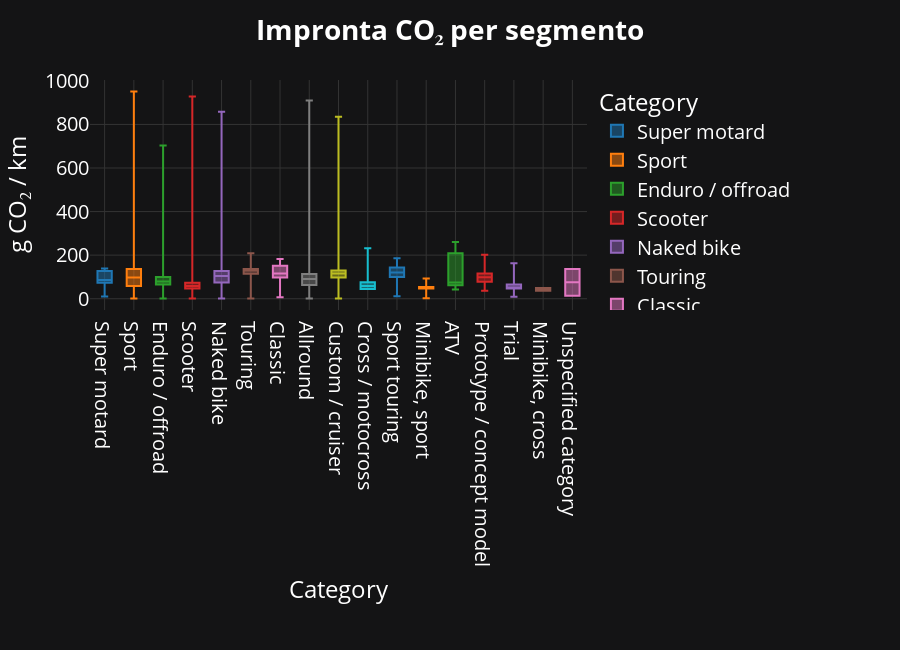

The code cell stored with this chart in its notebook:
### Code cell
# ── Box CO₂ per categoria – con margini ampi ────────────────────────────────
fig_box = px.box(
    df.dropna(subset=["CO2_g_km"]),
    x="Category",
    y="CO2_g_km",
    color="Category",
    title="<b>Impronta CO₂ per segmento</b>",
    height=650,               # più alto, spazio extra sotto
    points=False
)

fig_box.update_yaxes(title="g CO₂ / km")

# margini più larghi (b = bottom)
fig_box.update_layout(
    margin=dict(t=80, r=40, l=90, b=340)
)

set_theme(fig_box).show()

### Figure 1 — Plotly figure (JSON) as saved in the notebook; plotly's stock layout.template omitted (floating-point values rounded to 4 significant figures; data arrays with more than 128 entries replaced by an {"elided": "..."} marker saying what was removed)
{"data": [{"alignmentgroup": "True", "boxpoints": false, "hovertemplate": "Category=%{x}<br>CO2_g_km=%{y}<extra></extra>", "legendgroup": "Super motard", "marker": {"color": "#1F77B4"}, "name": "Super motard", "notched": false, "offsetgroup": "Super motard", "orientation": "v", "showlegend": true, "type": "box", "x": {"elided": "222 str values"}, "x0": " ", "xaxis": "x", "y": {"elided": "222 float values"}, "y0": " ", "yaxis": "y"}, {"alignmentgroup": "True", "boxpoints": false, "hovertemplate": "Category=%{x}<br>CO2_g_km=%{y}<extra></extra>", "legendgroup": "Sport", "marker": {"color": "#FF7F0E"}, "name": "Sport", "notched": false, "offsetgroup": "Sport", "orientation": "v", "showlegend": true, "type": "box", "x": {"elided": "793 str values"}, "x0": " ", "xaxis": "x", "y": {"elided": "793 float values"}, "y0": " ", "yaxis": "y"}, {"alignmentgroup": "True", "boxpoints": false, "hovertemplate": "Category=%{x}<br>CO2_g_km=%{y}<extra></extra>", "legendgroup": "Enduro / offroad", "marker": {"color": "#2CA02C"}, "name": "Enduro / offroad", "notched": false, "offsetgroup": "Enduro / offroad", "orientation": "v", "showlegend": true, "type": "box", "x": {"elided": "477 str values"}, "x0": " ", "xaxis": "x", "y": {"elided": "477 float values"}, "y0": " ", "yaxis": "y"}, {"alignmentgroup": "True", "boxpoints": false, "hovertemplate": "Category=%{x}<br>CO2_g_km=%{y}<extra></extra>", "legendgroup": "Scooter", "marker": {"color": "#D62728"}, "name": "Scooter", "notched": false, "offsetgroup": "Scooter", "orientation": "v", "showlegend": true, "type": "box", "x": {"elided": "1135 str values"}, "x0": " ", "xaxis": "x", "y": {"elided": "1135 float values"}, "y0": " ", "yaxis": "y"}, {"alignmentgroup": "True", "boxpoints": false, "hovertemplate": "Category=%{x}<br>CO2_g_km=%{y}<extra></extra>", "legendgroup": "Naked bike", "marker": {"color": "#9467BD"}, "name": "Naked bike", "notched": false, "offsetgroup": "Naked bike", "orientation": "v", "showlegend": true, "type": "box", "x": {"elided": "598 str values"}, "x0": " ", "xaxis": "x", "y": {"elided": "598 float values"}, "y0": " ", "yaxis": "y"}, {"alignmentgroup": "True", "boxpoints": false, "hovertemplate": "Category=%{x}<br>CO2_g_km=%{y}<extra></extra>", "legendgroup": "Touring", "marker": {"color": "#8C564B"}, "name": "Touring", "notched": false, "offsetgroup": "Touring", "orientation": "v", "showlegend": true, "type": "box", "x": {"elided": "480 str values"}, "x0": " ", "xaxis": "x", "y": {"elided": "480 float values"}, "y0": " ", "yaxis": "y"}, {"alignmentgroup": "True", "boxpoints": false, "hovertemplate": "Category=%{x}<br>CO2_g_km=%{y}<extra></extra>", "legendgroup": "Classic", "marker": {"color": "#E377C2"}, "name": "Classic", "notched": false, "offsetgroup": "Classic", "orientation": "v", "showlegend": true, "type": "box", "x": {"elided": "270 str values"}, "x0": " ", "xaxis": "x", "y": {"elided": "270 float values"}, "y0": " ", "yaxis": "y"}, {"alignmentgroup": "True", "boxpoints": false, "hovertemplate": "Category=%{x}<br>CO2_g_km=%{y}<extra></extra>", "legendgroup": "Allround", "marker": {"color": "#7F7F7F"}, "name": "Allround", "notched": false, "offsetgroup": "Allround", "orientation": "v", "showlegend": true, "type": "box", "x": {"elided": "590 str values"}, "x0": " ", "xaxis": "x", "y": {"elided": "590 float values"}, "y0": " ", "yaxis": "y"}, {"alignmentgroup": "True", "boxpoints": false, "hovertemplate": "Category=%{x}<br>CO2_g_km=%{y}<extra></extra>", "legendgroup": "Custom / cruiser", "marker": {"color": "#BCBD22"}, "name": "Custom / cruiser", "notched": false, "offsetgroup": "Custom / cruiser", "orientation": "v", "showlegend": true, "type": "box", "x": {"elided": "1020 str values"}, "x0": " ", "xaxis": "x", "y": {"elided": "1020 float values"}, "y0": " ", "yaxis": "y"}, {"alignmentgroup": "True", "boxpoints": false, "hovertemplate": "Category=%{x}<br>CO2_g_km=%{y}<extra></extra>", "legendgroup": "Cross / motocross", "marker": {"color": "#17BECF"}, "name": "Cross / motocross", "notched": false, "offsetgroup": "Cross / motocross", "orientation": "v", "showlegend": true, "type": "box", "x": ["Cross / motocross", "Cross / motocross", "Cross / motocross", "Cross / motocross", "Cross / motocross", "Cross / motocross", "Cross / motocross", "Cross / motocross", "Cross / motocross", "Cross / motocross", "Cross / motocross", "Cross / motocross", "Cross / motocross", "Cross / motocross", "Cross / motocross", "Cross / motocross", "Cross / motocross", "Cross / motocross", "Cross / motocross", "Cross / motocross", "Cross / motocross", "Cross / motocross", "Cross / motocross", "Cross / motocross"], "x0": " ", "xaxis": "x", "y": [71.9, 81.2, 44.1, 58, 58, 44.1, 44.1, 44.1, 44.1, 44.1, 44.1, 58, 58, 44.1, 44.1, 53.4, 53.4, 116, 116, 58, 58, 232, 78.9, 78.9], "y0": " ", "yaxis": "y"}, {"alignmentgroup": "True", "boxpoints": false, "hovertemplate": "Category=%{x}<br>CO2_g_km=%{y}<extra></extra>", "legendgroup": "Sport touring", "marker": {"color": "#1F77B4"}, "name": "Sport touring", "notched": false, "offsetgroup": "Sport touring", "orientation": "v", "showlegend": true, "type": "box", "x": {"elided": "202 str values"}, "x0": " ", "xaxis": "x", "y": {"elided": "202 float values"}, "y0": " ", "yaxis": "y"}, {"alignmentgroup": "True", "boxpoints": false, "hovertemplate": "Category=%{x}<br>CO2_g_km=%{y}<extra></extra>", "legendgroup": "Minibike, sport", "marker": {"color": "#FF7F0E"}, "name": "Minibike, sport", "notched": false, "offsetgroup": "Minibike, sport", "orientation": "v", "showlegend": true, "type": "box", "x": ["Minibike, sport", "Minibike, sport", "Minibike, sport", "Minibike, sport", "Minibike, sport", "Minibike, sport", "Minibike, sport", "Minibike, sport", "Minibike, sport", "Minibike, sport", "Minibike, sport", "Minibike, sport", "Minibike, sport"], "x0": " ", "xaxis": "x", "y": [51, 51, 48.7, 48.7, 51, 61, 64.5, 46.4, 46.4, 2.6, 92.8, 46.4, 46.4], "y0": " ", "yaxis": "y"}, {"alignmentgroup": "True", "boxpoints": false, "hovertemplate": "Category=%{x}<br>CO2_g_km=%{y}<extra></extra>", "legendgroup": "ATV", "marker": {"color": "#2CA02C"}, "name": "ATV", "notched": false, "offsetgroup": "ATV", "orientation": "v", "showlegend": true, "type": "box", "x": ["ATV", "ATV", "ATV", "ATV", "ATV", "ATV", "ATV", "ATV", "ATV", "ATV", "ATV", "ATV", "ATV"], "x0": " ", "xaxis": "x", "y": [208.8, 208.8, 208.8, 181, 232, 259.8, 70.5, 41.8, 62.6, 58, 62.6, 58, 74.2], "y0": " ", "yaxis": "y"}, {"alignmentgroup": "True", "boxpoints": false, "hovertemplate": "Category=%{x}<br>CO2_g_km=%{y}<extra></extra>", "legendgroup": "Prototype / concept model", "marker": {"color": "#D62728"}, "name": "Prototype / concept model", "notched": false, "offsetgroup": "Prototype / concept model", "orientation": "v", "showlegend": true, "type": "box", "x": ["Prototype / concept model", "Prototype / concept model", "Prototype / concept model", "Prototype / concept model", "Prototype / concept model", "Prototype / concept model"], "x0": " ", "xaxis": "x", "y": [36.4, 104.4, 78, 202.1, 116, 92.8], "y0": " ", "yaxis": "y"}, {"alignmentgroup": "True", "boxpoints": false, "hovertemplate": "Category=%{x}<br>CO2_g_km=%{y}<extra></extra>", "legendgroup": "Trial", "marker": {"color": "#9467BD"}, "name": "Trial", "notched": false, "offsetgroup": "Trial", "orientation": "v", "showlegend": true, "type": "box", "x": ["Trial", "Trial", "Trial", "Trial", "Trial", "Trial"], "x0": " ", "xaxis": "x", "y": [51, 65, 46.4, 48.7, 8.6, 162.4], "y0": " ", "yaxis": "y"}, {"alignmentgroup": "True", "boxpoints": false, "hovertemplate": "Category=%{x}<br>CO2_g_km=%{y}<extra></extra>", "legendgroup": "Minibike, cross", "marker": {"color": "#8C564B"}, "name": "Minibike, cross", "notched": false, "offsetgroup": "Minibike, cross", "orientation": "v", "showlegend": true, "type": "box", "x": ["Minibike, cross", "Minibike, cross", "Minibike, cross", "Minibike, cross"], "x0": " ", "xaxis": "x", "y": [37.1, 37.1, 48.7, 48.7], "y0": " ", "yaxis": "y"}, {"alignmentgroup": "True", "boxpoints": false, "hovertemplate": "Category=%{x}<br>CO2_g_km=%{y}<extra></extra>", "legendgroup": "Unspecified category", "marker": {"color": "#E377C2"}, "name": "Unspecified category", "notched": false, "offsetgroup": "Unspecified category", "orientation": "v", "showlegend": true, "type": "box", "x": ["Unspecified category", "Unspecified category", "Unspecified category", "Unspecified category"], "x0": " ", "xaxis": "x", "y": [14.2, 136.9, 136.9, 13.2], "y0": " ", "yaxis": "y"}], "layout": {"boxmode": "overlay", "font": {"color": "white", "size": 20}, "height": 650, "legend": {"bgcolor": "rgba(0,0,0,0)", "title": {"text": "Category"}, "tracegroupgap": 0}, "margin": {"b": 340, "l": 90, "r": 40, "t": 80}, "paper_bgcolor": "#141415", "plot_bgcolor": "#141415", "title": {"text": "<b>Impronta CO₂ per segmento</b>"}, "xaxis": {"anchor": "y", "categoryarray": ["Super motard", "Sport", "Enduro / offroad", "Scooter", "Naked bike", "Touring", "Classic", "Allround", "Custom / cruiser", "Cross / motocross", "Sport touring", "Minibike, sport", "ATV", "Prototype / concept model", "Trial", "Minibike, cross", "Unspecified category"], "categoryorder": "array", "domain": [0, 1], "gridcolor": "#333333", "title": {"text": "Category"}, "zerolinecolor": "#333333"}, "yaxis": {"anchor": "x", "domain": [0, 1], "gridcolor": "#333333", "title": {"text": "g CO₂ / km"}, "zerolinecolor": "#333333"}}}
